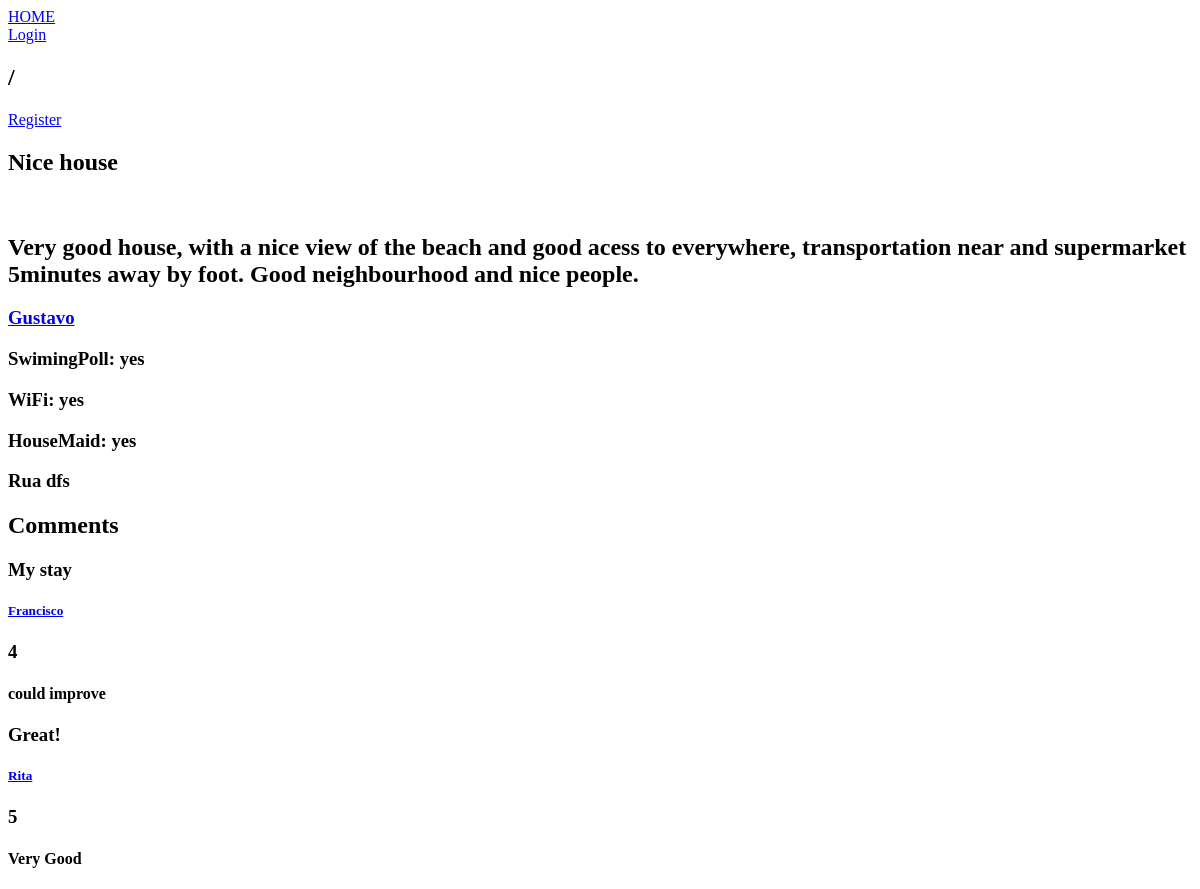
Page /pages/house.php?id=1 on the committed database.
### tables this page shows
CREATE TABLE Place(
    placeID integer PRIMARY KEY,
    title text NOT NULL,
    placeDescription text NOT NULL,
    placeAddress text NOT NULL,
    area real NOT NULL CHECK(area > 0),
    maxGuests INTEGER NOT NULL,
    swimmingPool INTEGER DEFAULT 0,
    wiFi INTEGER DEFAULT 0,
    houseMaid INTEGER DEFAULT 0,
    numberOfBedrooms INTEGER,
    placeOwner integer NOT NULL REFERENCES User
);

CREATE TABLE User(
    userID integer PRIMARY KEY,
    userName text NOT NULL,
    email text NOT NULL,
    passHash text NOT NULL,
    age date NOT NULL,
    phoneNumber text NOT NULL CHECK(length(phoneNumber) = 9)
);

CREATE TABLE Comment(
    commentID integer PRIMARY KEY,
    placeID integer NOT NULL REFERENCES Place,
    writer integer NOT NULL REFERENCES User,
    classification integer NOT NULL CHECK (classification >= 1 AND classification <= 5),
    title text NOT NULL,
    comment text NOT NULL
);

### actions/user_info.php (called while the page is built, shortened)
<?php
    function getUserInfo($userId){
        $db = Database::instance()->db();
        $stmt = $db->prepare('Select * from User
                              where User.userId = :userId
                                ');
        $stmt->bindParam(':userId', $userId);
        $stmt->execute();
        $user = $stmt->fetch();
        if($user !== false){
            return $user;
        }
        else{
            echo "PAGE NOT FOUND";
        }
    }
        ?>

### templates/comments.php (the view, shortened to what this page needs)
<?php
    include_once ('../actions/user_info.php');
    ?>
    <?php
    function drawComments($placeId){
        $comments = getComments($placeId);
        displayComments($comments);
    }
    function getComments($placeId){
        $db = Database::instance()->db();
        $stmt = $db->prepare('Select * from Comment where placeId = :placeId');
        $stmt->bindParam(':placeId' , $placeId);
        $stmt->execute();
        $comments = $stmt->fetchAll();
        return $comments;
    }
    function displayComments($comments){
        ?>
            <div id='Comments'>
            <h2>Comments </h2>
            <?php
        foreach($comments as $comment){
            $userName = getUserInfo($comment['writer'])['userName'];
        ?>
            <div id='Comment'>
                <h3> <?= $comment['title'] ?>  </h3>
                <a href="./user.php?id= <?= $comment['writer'] ?> ">
                    <h5> <?= $userName ?> </h5>
                </a>
                <h3> <?= $comment['classification'] ?>  </h3>
                <h4> <?= $comment['comment'] ?>  </h4>
            </div>
        <?php
        }
        ?>
            </div>
        <?php
    }
?>

### actions/get_place_info.php (shortened to what this page needs)
<?php
function getPlace($place_id)
{
    $db = Database::instance()->db();
    $stmt = $db->prepare('Select * from Place
                            JOIN User
                            where user.userid = place.placeOwner
                            and placeid = :place_id');
    $stmt->bindParam(':place_id', $place_id);
    $stmt->execute();
    $place = $stmt->fetch();
    if ($place !== false) {
        return $place;
    } else
        return null;
}
function drawPlaceTitle($place)
{
    ?>
    <h2> <?= $place['title'] ?> </h2>
<?php
}
function drawPlaceDescription($place)
{
    ?>
    <h2> <?= $place['placeDescription'] ?> </h2>
<?php
}
function drawUser($place)
{
    ?>
    <a href="./user.php?id= <?= $place['placeOwner'] ?> ">
        <h3> <?= $place['userName'] ?> </h3>
    </a>
<?php
}
function drawPlaceAmenities($place)
{
    if ($place['swimmingPool'] == 1) {
    ?>
        <h3> SwimingPoll: yes </h3>
    <?php
    } else {
    ?>
        <h3> SwimingPoll: no </h3>
    <?php
    }
    if ($place['wiFi'] == 1) {
    ?>
        <h3> WiFi: yes </h3>
    <?php
    } else {
    ?>
        <h3> Wifi: no </h3>
    <?php
    }
    if ($place['houseMaid'] == 1) {
    ?>
        <h3> HouseMaid: yes </h3>
    <?php
    } else {
    ?>
        <h3> HouseMaid: no </h3>
    <?php
    }
    ?>
    <h3> <?= $place['placeAddress'] ?> </h1>
    <?php
}
        ?>

### rows in the picture
place: title "Nice house", placeDescription "Very good house, with a nice view of the beach and good acess to everywhere, transportation near and supermarket 5minutes away by foot. Good neighbourhood and nice people.", placeOwner.userName "Gustavo", placeAddress "Rua dfs"
comment: title "My stay", writer.userName "Francisco", classification "4", comment "could improve"
comment: title "Great!", writer.userName "Rita", classification "5", comment "Very Good"
